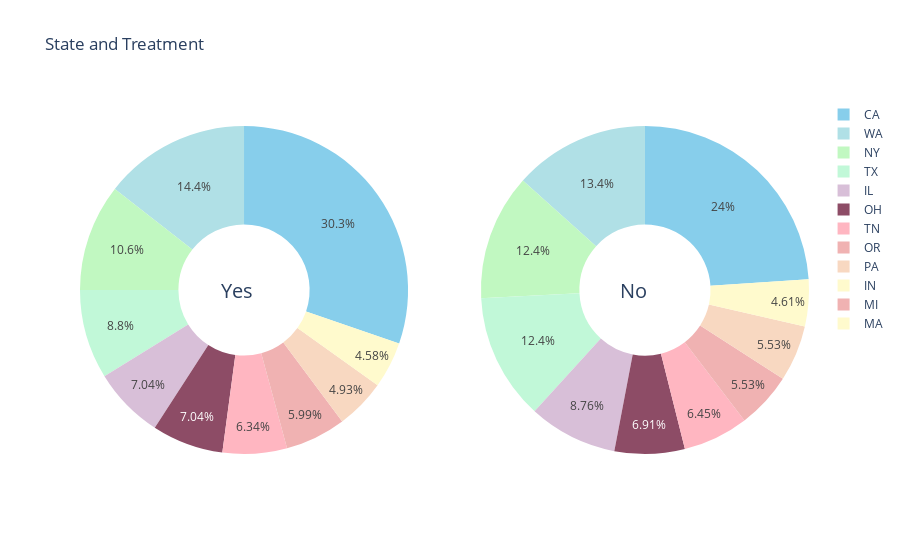

The notebook cell saved with this chart:
### Code cell
fig = make_subplots(rows=1, cols=2, specs=[[{'type':'domain'}, {'type':'domain'}]])
fig.add_trace(go.Pie(labels=df['state'].loc[df['treatment'] == 'Yes'].value_counts().index.to_list()[:10], values=df['state'].loc[df['treatment'] == 'Yes'].value_counts()[:10], name="Treatment - Yes", marker=dict(colors=palette)),
              1, 1)
fig.add_trace(go.Pie(labels=df['state'].loc[df['treatment'] == 'No'].value_counts().index.to_list()[:10], values=df['state'].loc[df['treatment'] == 'No'].value_counts()[:10], name="Treatment - No", marker=dict(colors=palette)),
              1, 2)

fig.update_traces(hole=0.4, hoverinfo="label+percent+name")

fig.update_layout(
    title_text="State and Treatment",
    annotations=[dict(text='Yes', x=0.19, y=0.5, font_size=20, showarrow=False),
                 dict(text='No', x=0.78, y=0.5, font_size=20, showarrow=False)]
)

fig.show()

### Figure 1 — Plotly figure (JSON) as saved in the notebook; plotly's stock layout.template omitted (floating-point values rounded to 4 significant figures)
{"data": [{"labels": ["CA", "WA", "NY", "TX", "IL", "OH", "TN", "OR", "PA", "IN"], "marker": {"colors": ["#87CEEB", "#B0E0E6", "#C1F8C1", "#C1F8D8", "#D8BFD8", "#8D4C66", "#FFB6C1", "#F0B2B2", "#F8D8C1", "#FFFACD", "#D2B48C", "#d6b39f", "#c48d86", "#ad6b75"]}, "name": "Treatment - Yes", "values": [86, 41, 30, 25, 20, 20, 18, 17, 14, 13], "type": "pie", "domain": {"x": [0, 0.45], "y": [0, 1]}, "hole": 0.4, "hoverinfo": "label+percent+name"}, {"labels": ["CA", "WA", "TN", "NY", "TX", "PA", "IN", "MI", "OR", "MA"], "marker": {"colors": ["#87CEEB", "#B0E0E6", "#C1F8C1", "#C1F8D8", "#D8BFD8", "#8D4C66", "#FFB6C1", "#F0B2B2", "#F8D8C1", "#FFFACD", "#D2B48C", "#d6b39f", "#c48d86", "#ad6b75"]}, "name": "Treatment - No", "values": [52, 29, 27, 27, 19, 15, 14, 12, 12, 10], "type": "pie", "domain": {"x": [0.55, 1], "y": [0, 1]}, "hole": 0.4, "hoverinfo": "label+percent+name"}], "layout": {"title": {"text": "State and Treatment"}, "annotations": [{"showarrow": false, "text": "Yes", "x": 0.19, "y": 0.5, "font": {"size": 20}}, {"showarrow": false, "text": "No", "x": 0.78, "y": 0.5, "font": {"size": 20}}], "autosize": true}}
